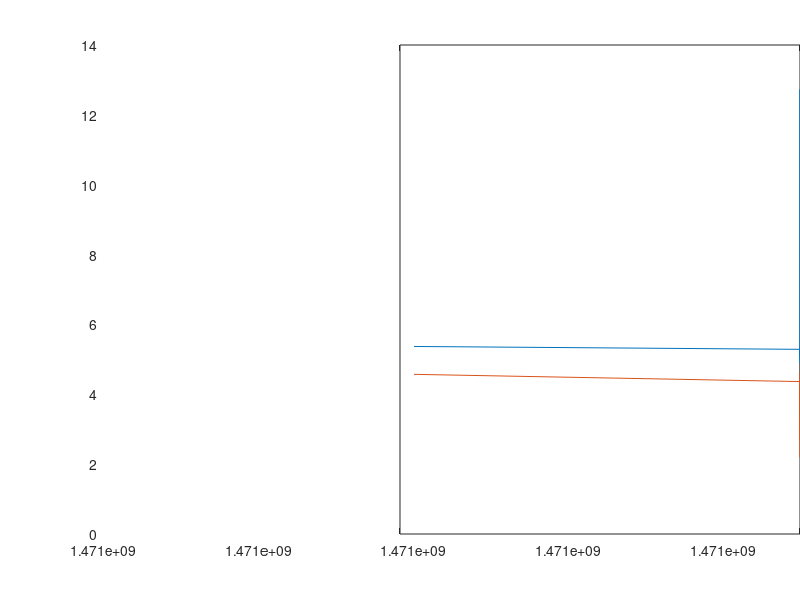
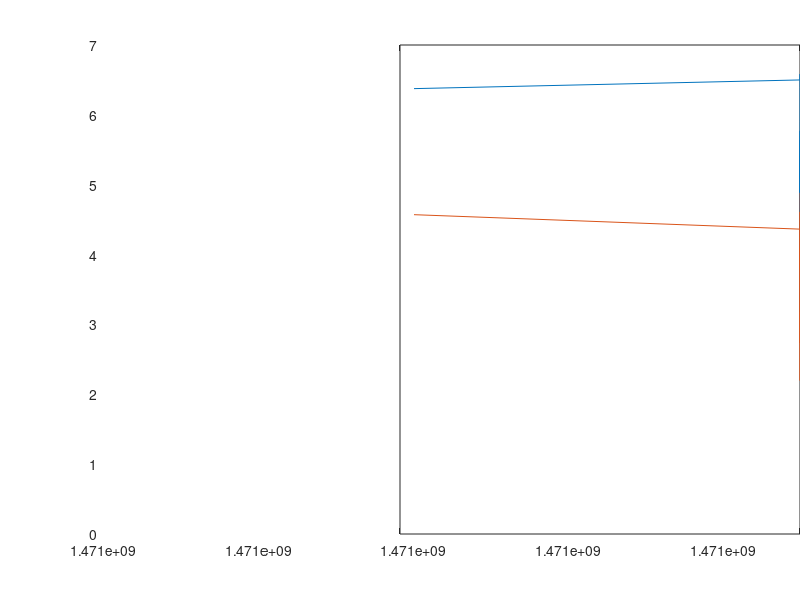

MATLAB code to generate these figures, in order: (Note: this script raises an error after producing the figures.)
clear
clc
close all


load('STS_con_data2.mat');

magn_sts_s = magn_sts_s(1:2:end);
magn_sts_l = magn_sts_l(1:2:end);
magn_lts_l = magn_lts_l(1:2:end);
timestamps = timestamps(1:2:end);
magn_sts_s = magn_sts_s(1:2:end);
magn_sts_l = magn_sts_l(1:2:end);
magn_lts_l = magn_lts_l(1:2:end);
timestamps = timestamps(1:2:end);
magn_sts_s = magn_sts_s(1:2:end);
magn_sts_l = magn_sts_l(1:2:end);
magn_lts_l = magn_lts_l(1:2:end);
timestamps = timestamps(1:2:end);


figure(1)
plot(timestamps, magn_sts_s, timestamps, magn_lts_l)
figure(2)
plot(timestamps, magn_sts_l, timestamps, magn_lts_l)

figure(3)
x = [magn_sts_s;magn_sts_l;magn_lts_l];
g = [ones(size(magn_sts_s)); 2*ones(size(magn_sts_l)); 3*ones(size(magn_lts_l))];
notBoxPlot(x,g,'jitter',0.5)
title('Errors for estimators')
ylabel('Error magnitude [m]')
xlabel('STS       STS constrained       LTS')


ylabel('Position error magnitude [m]','FontSize',40)
set(gca,'fontsize',18)



%%
close all

x1 = rand(10,1); x2 = 2*rand(15,1); x3 = randn(30,1);
x = [x1;x2;x3];
g = [ones(size(x1)); 2*ones(size(x2)); 3*ones(size(x3))];
%boxplot(x,g)
